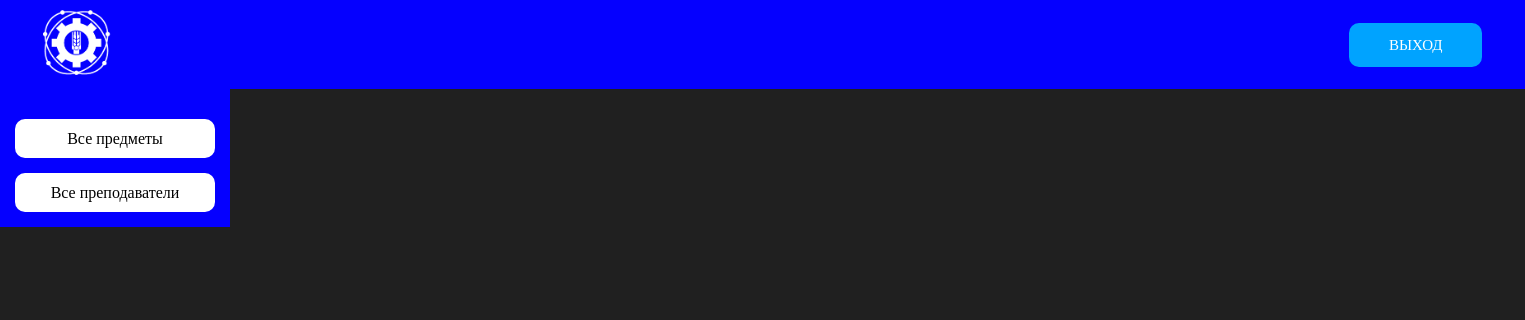
/pages/lk/allteachers.php (signed in), run on an earlier commit of the app's database.
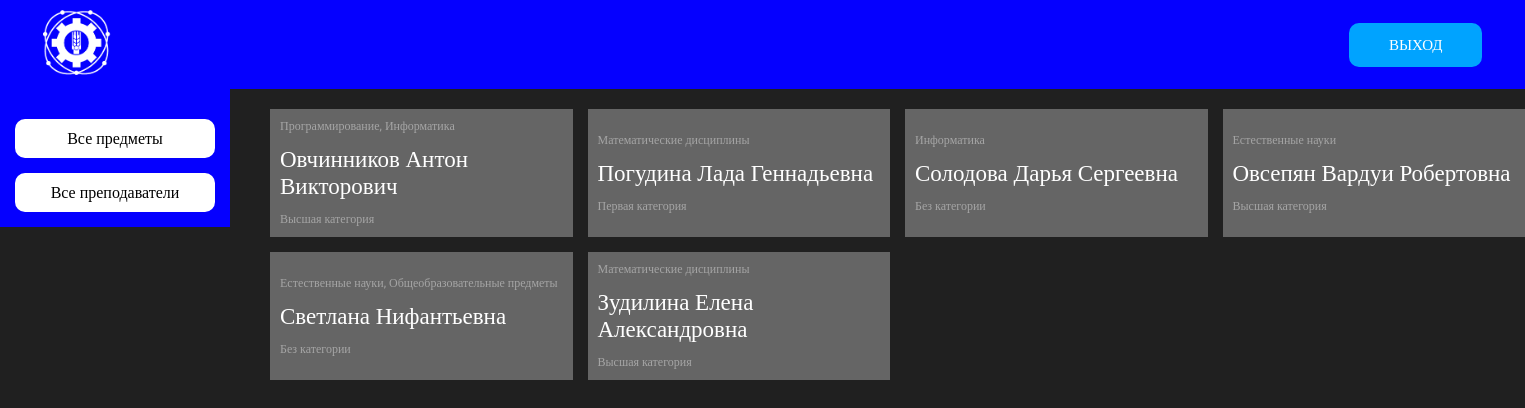
And on a later commit of the database.
### tables this page shows
CREATE TABLE `profiles` (
  `id_profile` int(11) NOT NULL,
  `profile_name` varchar(255) NOT NULL
);

CREATE TABLE `teachers` (
  `id_teacher` int(11) NOT NULL,
  `fio` varchar(255) NOT NULL,
  `id_category` int(11) DEFAULT NULL,
  `email` varchar(255) NOT NULL,
  `password` varchar(255) NOT NULL,
  `id_role` int(11) DEFAULT NULL
);

CREATE TABLE `categories` (
  `id_category` int(11) NOT NULL,
  `category_name` varchar(255) NOT NULL
);

### pages/lk/allteachers.php (the view, shortened to what this page needs)
<?php
    require_once './../../php/connection.php';
    $result = mysqli_query($link,
    "SELECT
    `teachers`.`id_teacher`,
    `teachers`.`fio`,
    `categories`.`category_name`
    FROM
    `teachers`,
    `categories`
    WHERE
    `teachers`.`id_category` = `categories`.`id_category`;");
    $teachers = mysqli_fetch_all($result);
?>
<!DOCTYPE html>
<html lang='ru'>
<head>
    <link rel='stylesheet' href='./../../styles/style.css'>
</head>
<body>
    <?php include './includes/header.php'; ?>
    <main>
        <?php include './includes/nav.php'; ?>
        <section class="all-subjects">
            <?
                foreach ($teachers as $teacher)
                {
                    $profiles = mysqli_fetch_all(mysqli_query($link, "SELECT
                    `profile_name`
                    FROM
                    `profiles`,
                    `teacher-profile`,
                    `teachers`
                    WHERE
                    `teachers`.`id_teacher` = $teacher[0] AND
                    `teacher-profile`.`id_teacher` = `teachers`.`id_teacher` AND
                    `teacher-profile`.`id_profile` = `profiles`.`id_profile`;"));
                    ?>
                    <div class="subject-wrapper" data-subjectId="<?=$teacher[0]?>">
                        <div>
                            <p class="subject-profile">
                                <?
                                    foreach ($profiles as $index => $profile) {
                                        if ($index !== count($profiles) - 1) {
                                            echo $profile[0] . ', ';
                                        }
                                        else {
                                            echo $profile[0];
                                        }
                                    }
                                ?>
                            </p>
                            <p class="subject-name"><?=$teacher[1]?></p>
                            <p class="subject-desc"><?=$teacher[2]?></p>
                        </div>
                    </div>
                    <?
                }
            ?>
        </section>
    </main>
</body>
</html>

What changed in the data, as far as the page shows it:
now on this page (row edited): teachers: fio "Овчинников Антон Викторович", id_category.category_name "Высшая категория"
now on this page (row unchanged): profiles: profile_name "Программирование", shown under "Овчинников Антон Викторович"
now on this page (row unchanged): profiles: profile_name "Информатика"
now on this page (row edited): teachers: fio "Погудина Лада Геннадьевна", id_category.category_name "Первая категория"
now on this page (row unchanged): profiles: profile_name "Математические дисциплины"
now on this page (row edited): teachers: fio "Солодова Дарья Сергеевна", id_category.category_name "Без категории"
now on this page (row edited): teachers: fio "Овсепян Вардуи Робертовна", id_category.category_name "Высшая категория"
now on this page (row unchanged): profiles: profile_name "Естественные науки"
now on this page (row edited): teachers: fio "Светлана Нифантьевна", id_category.category_name "Без категории"
now on this page (row unchanged): profiles: profile_name "Общеобразовательные предметы", shown under "Светлана Нифантьевна"
now on this page (row edited): teachers: fio "Зудилина Елена Александровна", id_category.category_name "Высшая категория"
